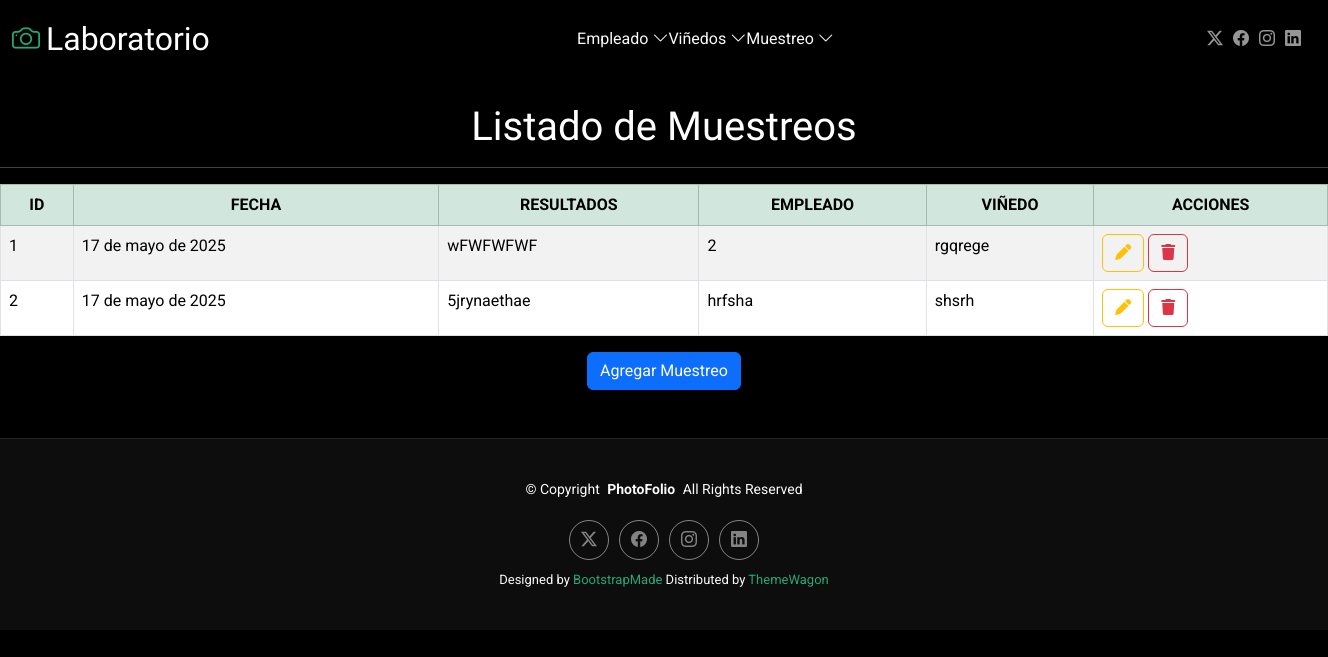
Before: /iniciomu with the older database file.
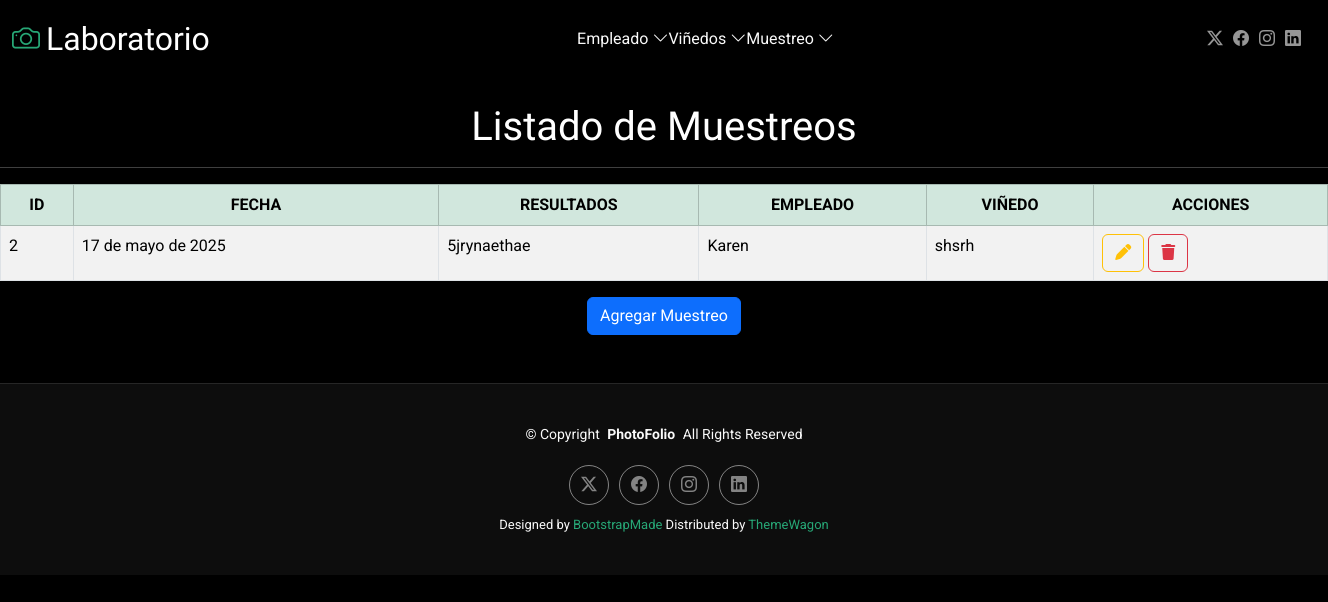
After: the same page with the newer database file.
### Aplicaciones/Muestreo/models.py (models this page shows)
class Muestreo(models.Model):
    fecha = models.DateField()
    resultados = models.TextField()
    analista = models.ForeignKey(Empleado, on_delete=models.CASCADE)
    vinedo = models.ForeignKey(Vinedo, on_delete=models.CASCADE)

### Aplicaciones/Empleado/models.py (models this page shows, shortened)
class Empleado(models.Model):
    id = models.AutoField(primary_key=True)
    nombre = models.CharField(max_length=100)
    ubicacion = models.CharField(max_length=200)
    telefono = models.CharField(max_length=20)

### Aplicaciones/Vinedo/models.py (models this page shows)
class Vinedo(models.Model):
    id = models.AutoField(primary_key=True)
    ubicacion = models.TextField()
    hectareas = models.DecimalField(max_digits=5, decimal_places=2)
    variedad_uva = models.CharField(max_length=100)
    anio_plantacion = models.IntegerField()

### Aplicaciones/Muestreo/views.py (the view)
# urls.py: path('iniciomu',views.inicio,name='iniciomu'),
def inicio(request):
    listadoMuestreo=Muestreo.objects.all()
    return render(request,"iniciomu.html",{'muestreo':listadoMuestreo})

### Aplicaciones/Muestreo/templates/iniciomu.html (shortened to what this page needs)
{% extends 'plantilla.html' %}
{% load static %}
{% block body %}
<br>
<h1 class="text-center">Listado de Muestreos</h1>
<hr>
<table class="table table-bordered table-striped table-hover ">
    <thead>
        <tr class="table-success text-center">
            <th>ID</th>
            <th>FECHA</th>
            <th>RESULTADOS</th>
            <th>EMPLEADO</th>
            <th>VIÑEDO</th>
            <th>ACCIONES</th>
        </tr>
    </thead>
    <tbody>
        {% for muestreoTemporal in muestreo %}
            <tr>
                <td>{{muestreoTemporal.id}}</td>
                <td>{{muestreoTemporal.fecha}}</td>
                <td>{{muestreoTemporal.resultados}}</td>
                <td>{{muestreoTemporal.analista.nombre}}</td>
                <td>{{muestreoTemporal.vinedo.variedad_uva}}</td>
                <td>
                    <a href="editarMuestreo/{{muestreoTemporal.id}}" class="btn btn-outline-warning">
                        <i class="fa fa-pen"></i>
                    </a>
                    <a href="#" class="btn btn-outline-danger" onclick="confirmarEliminacion('{{muestreoTemporal.id}}')">
                        <i class="fa fa-trash"></i>
                    </a>
                </td>
            </tr>
        {% endfor %}
    </tbody>
</table>
<div class="text-center ">
    <a href="nuevoMuestreo" class="btn btn-primary " >
        Agregar Muestreo
    </a>
</div>
<br>
<br>
{% endblock %}

Changed rows visible on the page:
removed Muestreo: id "1", fecha "17 de mayo de 2025", resultados "wFWFWFWF", analista.nombre "2", vinedo.variedad_uva "rgqrege"
changed through a linked row, Muestreo "5jrynaethae": analista.nombre "hrfsha" → "Karen"
